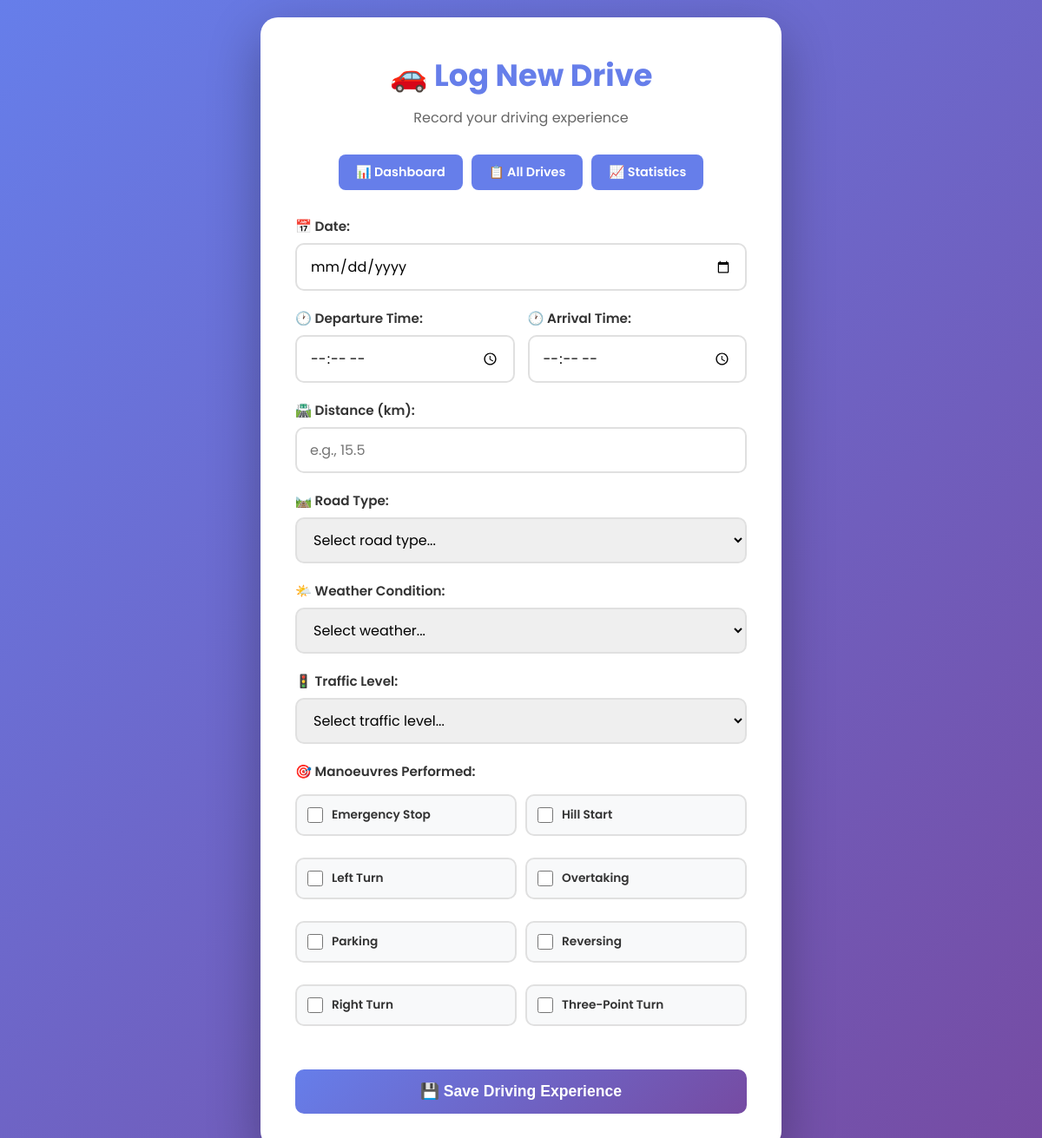
The page / on the database its author committed.
### tables this page shows
CREATE TABLE `manoeuvres` (
  `Manoeuvre_ID` int NOT NULL AUTO_INCREMENT,
  `Manoeuvre_Type` varchar(50),
  `isSucceed` tinyint(1) DEFAULT 1,
  PRIMARY KEY (`Manoeuvre_ID`)
);

### index.php (the view, shortened to what this page needs)
<?php include('connect.php'); ?>
<!DOCTYPE html>
<html lang="en">
<head>
</head>
<body>
  <div class="container">
    <header>
      <h1>🚗 Log New Drive</h1>
      <p class="subtitle">Record your driving experience</p>
    </header>
    <nav>
      <a href="dashboard.php">📊 Dashboard</a>
      <a href="summary.php">📋 All Drives</a>
      <a href="statistics.php">📈 Statistics</a>
    </nav>
    <form action="insert_experience.php" method="POST">
      <div class="form-group">
        <label>📅 Date:</label>
        <input type="date" name="date" required max="<?php echo date('Y-m-d'); ?>">
      </div>
      <div class="form-row">
        <div class="form-group">
          <label>🕐 Departure Time:</label>
          <input type="time" name="departure" required>
        </div>
        <div class="form-group">
          <label>🕐 Arrival Time:</label>
          <input type="time" name="arrival" required>
        </div>
      </div>
      <div class="form-group">
        <label>🛣️ Distance (km):</label>
        <input type="number" step="0.1" name="distance" required min="0.1" placeholder="e.g., 15.5">
      </div>
      <div class="form-group">
        <label>🛤️ Road Type:</label>
        <select name="Road_ID" required>
          <option value="">Select road type...</option>
        </select>
      </div>
      <div class="form-group">
        <label>🌤️ Weather Condition:</label>
        <select name="Weather_ID" required>
          <option value="">Select weather...</option>
        </select>
      </div>
      <div class="form-group">
        <label>🚦 Traffic Level:</label>
        <select name="Traffic_ID" required>
          <option value="">Select traffic level...</option>
        </select>
      </div>
      <div class="manoeuvres-section">
        <label>🎯 Manoeuvres Performed:</label>
        <div class="checkbox-grid">
          <?php
          $manoeuvres = mysqli_query($conn, "SELECT * FROM manoeuvres ORDER BY Manoeuvre_Type");
          while ($m = mysqli_fetch_assoc($manoeuvres)) {
              $id = "man_" . $m['Manoeuvre_ID'];
              echo "
              <label class='checkbox-item'>
                <input type='checkbox' name='manoeuvres[]' value='{$m['Manoeuvre_ID']}' id='$id'>
                <span>{$m['Manoeuvre_Type']}</span>
              </label>";
          }
          ?>
        </div>
      </div>
      <button type="submit">💾 Save Driving Experience</button>
    </form>
  </div>
</body>
</html>

### index.php (style rules this page uses)
* { margin: 0; padding: 0; box-sizing: border-box; }
body { font-family: 'Poppins', sans-serif; background: linear-gradient(135deg, #667eea 0%, #764ba2 100%); min-height: 100vh; padding: 20px; }
.container { max-width: 600px; margin: 0 auto; background: white; border-radius: 20px; padding: 40px; box-shadow: 0 20px 60px rgba(0,0,0,0.3); }
header { text-align: center; margin-bottom: 30px; }
h1 { color: #667eea; font-size: 2.2em; margin-bottom: 10px; }
.subtitle { color: #666; font-size: 1em; }
nav { display: flex; gap: 10px; justify-content: center; margin-bottom: 30px; flex-wrap: wrap; }
nav a { padding: 10px 20px; background: #667eea; color: white; text-decoration: none; border-radius: 8px; transition: all 0.3s; font-weight: 600; font-size: 0.9em; }
.form-group { margin-bottom: 20px; }
label { display: block; margin-bottom: 8px; font-weight: 600; color: #333; font-size: 0.95em; }
input[type="date"], input[type="time"], input[type="number"], select { width: 100%; padding: 12px 15px; border: 2px solid #e0e0e0; border-radius: 10px; font-size: 1em; font-family: 'Poppins', sans-serif; transition: all 0.3s; }
.manoeuvres-section { margin-bottom: 25px; }
.manoeuvres-section label { margin-bottom: 15px; }
.checkbox-grid { display: grid; grid-template-columns: repeat(auto-fill, minmax(180px, 1fr)); gap: 10px; margin-top: 10px; }
.checkbox-item { background: #f8f9fa; border: 2px solid #e0e0e0; border-radius: 10px; padding: 12px; cursor: pointer; transition: all 0.3s; display: flex; align-items: center; gap: 10px; }
.checkbox-item input[type="checkbox"] { width: 18px; height: 18px; cursor: pointer; accent-color: #667eea; }
.checkbox-item span { font-size: 0.9em; color: #333; }
button[type="submit"] { width: 100%; background: linear-gradient(135deg, #667eea 0%, #764ba2 100%); color: white; border: none; padding: 15px; border-radius: 10px; font-size: 1.1em; font-weight: 600; cursor: pointer; transition: all 0.3s; margin-top: 10px; }
.form-row { display: grid; grid-template-columns: 1fr 1fr; gap: 15px; }

### rows shown on the page
manoeuvres: Manoeuvre_Type "Emergency Stop"
manoeuvres: Manoeuvre_Type "Hill Start"
manoeuvres: Manoeuvre_Type "Left Turn"
manoeuvres: Manoeuvre_Type "Overtaking"
manoeuvres: Manoeuvre_Type "Parking"
manoeuvres: Manoeuvre_Type "Reversing"
manoeuvres: Manoeuvre_Type "Right Turn"
manoeuvres: Manoeuvre_Type "Three-Point Turn"
